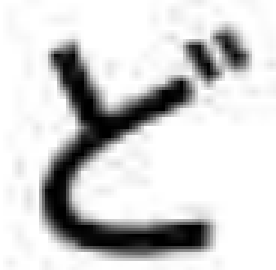
#> input picture backend/char1.png, 92 x 90 px (shown 3 times larger)
$ python -i textExtractor.py   (imports and definitions only)
#> lines starting #> are read from the running program, lines starting #| are printed output that depends on the picture; after the words box and inside, x2 and y2 are one past the last pixel; in counts of white or black regions, pixels touching at a corner belong together
#> further down, picture is the input picture: shape (90, 92, 3); min 0, max 255, mean 208.5
import cv2
import numpy


def cropImageToText(image):
    originalImage = image.copy()

    grayscale = cv2.cvtColor(image, cv2.COLOR_BGR2GRAY)
    blur = cv2.GaussianBlur(grayscale, (3, 3), 0)
    thresh = cv2.threshold(
        blur, 0, 255, cv2.THRESH_BINARY_INV + cv2.THRESH_OTSU
    )[1]
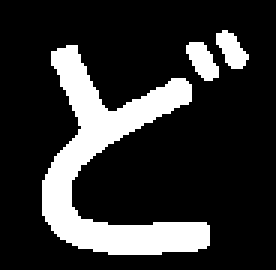
#> thresh: shape (90, 92) (shown 3 times larger); 19% white; 3 white regions, box (x1, y1, x2, y2) and area: (14, 15, 70, 85) 1401, (62, 14, 73, 27) 90, (72, 10, 83, 23) 85

    horizontal_kernel = cv2.getStructuringElement(cv2.MORPH_RECT, (25, 1))
    detected_lines = cv2.morphologyEx(
        thresh, cv2.MORPH_OPEN, horizontal_kernel, iterations=1
    )
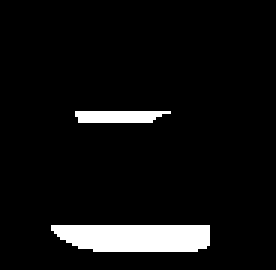
#> detected_lines: shape (90, 92) (shown 3 times larger); 6.6% white; 2 white regions
    cnts = cv2.findContours(
        detected_lines, cv2.RETR_EXTERNAL, cv2.CHAIN_APPROX_SIMPLE
    )
#> cnts = 2 contours; box (x1, y1, x2, y2) and area: (17, 75, 70, 84) 374, (25, 37, 57, 41) 79
    cnts = cnts[0] if len(cnts) == 2 else cnts[1]
    for c in cnts:
        cv2.drawContours(thresh, [c], -1, 0, -1)
#> this loop made 2 passes
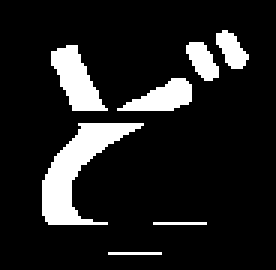
#> thresh: shape (90, 92) (shown 3 times larger); 12.5% white; 7 white regions (2 under 20 px), largest, box (x1, y1, x2, y2) and area: (14, 41, 48, 75) 442, (17, 15, 36, 37) 222, (39, 26, 64, 37) 158, (62, 14, 73, 27) 90, (72, 10, 83, 23) 85
    vertical_kernel = cv2.getStructuringElement(cv2.MORPH_RECT, (2, 30))
#> vertical_kernel = 30 pairs, first value 1 to 1, second value 1 to 1
    dilate = cv2.dilate(thresh, vertical_kernel, iterations=3)
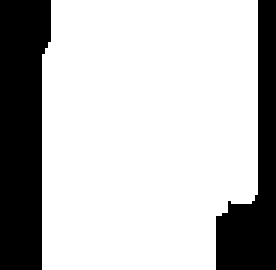
#> dilate: shape (90, 92) (shown 3 times larger); 74.1% white; 2 black regions

    cnts, _ = cv2.findContours(
        dilate, cv2.RETR_EXTERNAL, cv2.CHAIN_APPROX_SIMPLE
    )[-2:]
#> cnts = 1 contour; box (x1, y1, x2, y2) and area: (14, 0, 86, 90) 5976
    cnts = sorted(cnts, key=cv2.contourArea, reverse=True)[:-1]
#> cnts = []

    for c in cnts:
        x, y, w, h = cv2.boundingRect(c)
        cv2.rectangle(image, (x, y), (x + w, y + h), (36, 255, 12), 4)
        ROI = originalImage[y : y + h, x : x + w]
        break
#> this loop made 0 passes

    cv2.imshow("image", image)
    cv2.imshow("dilate", dilate)
    cv2.imshow("thresh", thresh)
#> (the run stopped early here; a loop or call above may not have finished)

$ run again, on backend/char3.png
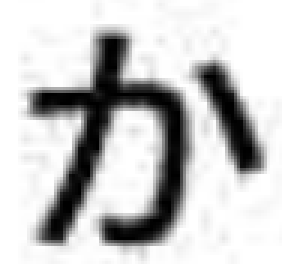
#> input picture backend/char3.png, 94 x 88 px (shown 3 times larger)
#> picture is the input picture: shape (88, 94, 3); min 0, max 255, mean 198
#> detected_lines: shape (88, 94); 4.7% white; 2 white regions
#> in cropImageToText, `cnts = cv2.findContours( detected_lines, cv2.RETR_EXTERNAL, cv2.CHAIN_..`: cnts = 2 contours, 1 with area under 20; largest, box (x1, y1, x2, y2) and area: (10, 29, 62, 37) 306
#> the loop in cropImageToText, `for c in cnts:` made 2 passes
#> c on pass 1: [[34, 73], [58, 73]]
#> after the loop in cropImageToText, `for c in cnts:`:
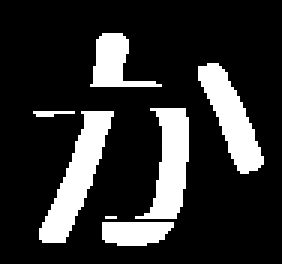
#> thresh: shape (88, 94) (shown 3 times larger); 18.6% white; 7 white regions (1 under 20 px), largest, box (x1, y1, x2, y2) and area: (13, 37, 38, 81) 429, (66, 21, 88, 58) 359, (45, 36, 63, 73) 356, (30, 11, 54, 29) 205, (34, 74, 58, 82) 163, (11, 37, 25, 39) 20
#> vertical_kernel = 30 pairs, first value 1 to 1, second value 1 to 1
#> in cropImageToText, `dilate = cv2.dilate(thresh, vertical_kernel, iterations=3)`:
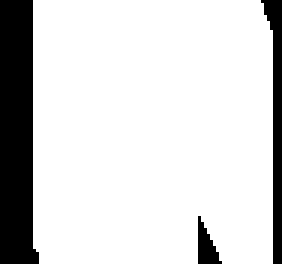
#> dilate: shape (88, 94) (shown 3 times larger); 83.9% white; 3 black regions
#> in cropImageToText, `cnts, _ = cv2.findContours( dilate, cv2.RETR_EXTERNAL, cv2.CHAIN_APPRO..`: cnts = 1 contour; box (x1, y1, x2, y2) and area: (11, 0, 91, 88) 6762
#> in cropImageToText, `cnts = sorted(cnts, key=cv2.contourArea, reverse=True)[:-1]`: cnts = []

$ run again, on backend/char4.png
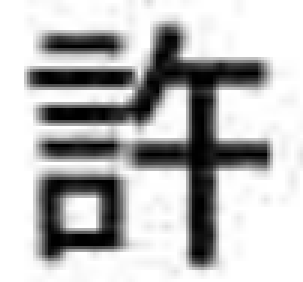
#> input picture backend/char4.png, 101 x 94 px (shown 3 times larger)
#> picture is the input picture: shape (94, 101, 3); min 0, max 255, mean 186.3
#> detected_lines: shape (94, 101); 19.1% white; 6 white regions
#> in cropImageToText, `cnts = cv2.findContours( detected_lines, cv2.RETR_EXTERNAL, cv2.CHAIN_..`: cnts = 6 contours; box (x1, y1, x2, y2) and area: (9, 20, 89, 29) 488, (13, 47, 90, 56) 472, (13, 35, 53, 41) 178, (13, 77, 41, 83) 134, (13, 59, 41, 65) 134, (14, 12, 41, 17) 101
#> the loop in cropImageToText, `for c in cnts:` made 6 passes
#> after the loop in cropImageToText, `for c in cnts:`:
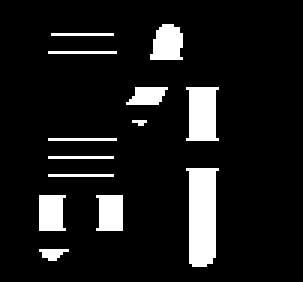
#> thresh: shape (94, 101) (shown 3 times larger); 10.2% white; 13 white regions (1 under 20 px), largest, box (x1, y1, x2, y2) and area: (62, 56, 73, 89) 293, (62, 29, 73, 47) 166, (50, 8, 61, 20) 106
#> vertical_kernel = 30 pairs, first value 1 to 1, second value 1 to 1
#> in cropImageToText, `dilate = cv2.dilate(thresh, vertical_kernel, iterations=3)`:
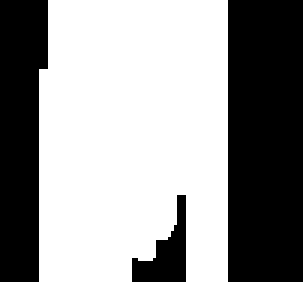
#> dilate: shape (94, 101) (shown 3 times larger); 59% white; 3 black regions
#> in cropImageToText, `cnts, _ = cv2.findContours( dilate, cv2.RETR_EXTERNAL, cv2.CHAIN_APPRO..`: cnts = 1 contour; box (x1, y1, x2, y2) and area: (13, 0, 76, 94) 5419
#> in cropImageToText, `cnts = sorted(cnts, key=cv2.contourArea, reverse=True)[:-1]`: cnts = []
